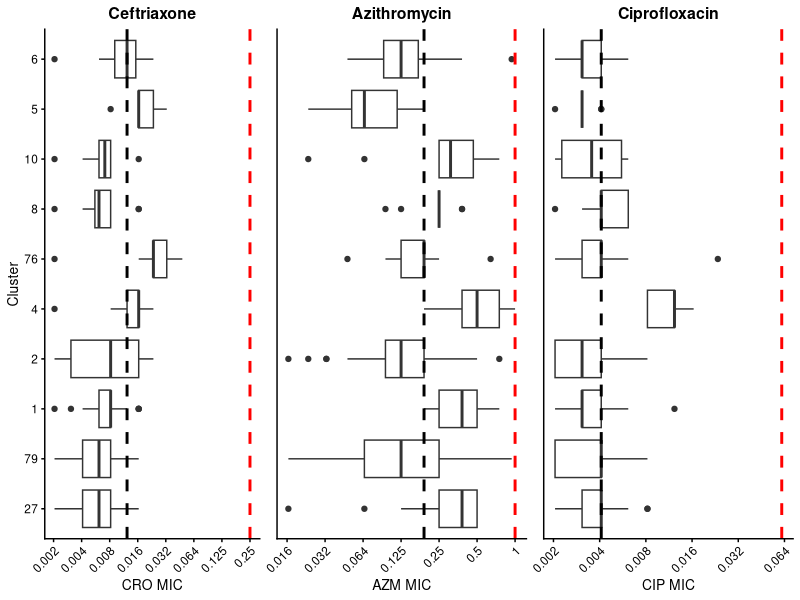

R code for this plot:
library(tidyverse)
library(cowplot)
theme_set(theme_cowplot(font_size=10))

metadata <- read.table("data/Mortimer_NYC_SupplementaryTable1.tsv", 
                       sep = "\t",
                       header = T,
                       stringsAsFactors = F,
                       comment.char = "")

metadata <- metadata %>% mutate(cefixime = ifelse(cefixime == "<=0.016" | cefixime == "<= 0.016" | cefixime == "<0.016", "0.016", cefixime),
                              ceftriaxone = ifelse(ceftriaxone == "<0.002" | ceftriaxone == "<= 0.002"| ceftriaxone == "<=0.002" | ceftriaxone == "<0.002", "0.002",
                                                   ifelse(ceftriaxone == "<0.016" | ceftriaxone ==  "<=0.016" | ceftriaxone == "<= 0.016", "0.016", 
                                                          ifelse(ceftriaxone == "0.5 NS", "0.5", ceftriaxone))),
                              azithromycin = ifelse(azithromycin == "<=0.016", "0.016",
                                                    ifelse(azithromycin == "0 .047              ", "0.047", azithromycin)),
                              ciprofloxacin = ifelse(ciprofloxacin == "<0.002" | ciprofloxacin == "<=0.002" | ciprofloxacin == ">=0.002" | ciprofloxacin == "<= 0.002" | ciprofloxacin == "0.0002", "0.002",
                                                     ifelse(ciprofloxacin == ">=32" | ciprofloxacin == ">= 32" | ciprofloxacin == ">32", "32", ciprofloxacin)))
metadata <- metadata %>% mutate(cefixime = as.numeric(cefixime),
                              ceftriaxone = as.numeric(ceftriaxone),
                              azithromycin = as.numeric(azithromycin),
                              ciprofloxacin = as.numeric(ciprofloxacin))

metadata$final_cluster <- as.factor(as.character(metadata$final_cluster))
metadata <- metadata %>% 
  add_count(final_cluster) 

clusters.common <- metadata %>% filter(n >= 10)

uncommon <- metadata %>% filter(n < 10)

clusters.common.cro <- clusters.common %>% 
  ggplot(aes(x = fct_infreq(factor(final_cluster)), y = ceftriaxone)) + 
  geom_boxplot() + 
  scale_y_continuous(trans='log2',
                     breaks = c(2^(-9), 2^(-8), 2^(-7), 2^(-6), 2^(-5), 2^(-4), 2^(-3), 2^(-2)),
                     labels = c("0.002", "0.004", "0.008", "0.016", "0.032", "0.064", "0.125", "0.25")) +
  coord_flip() +
  labs(x = "Cluster", y = "CRO MIC", title = "Ceftriaxone") +
  theme(axis.text.x = element_text(angle = 45, hjust = 1),
        plot.title = element_text(hjust = 0.5)) +
  geom_hline(yintercept = 0.012, linetype= "dashed", color = "black", size = 1) + 
  geom_hline(yintercept = 0.25, linetype= "dashed", color = "red", size = 1)

clusters.common.azi <- clusters.common %>% 
  ggplot(aes(x = fct_infreq(factor(final_cluster)), y = azithromycin)) + 
  geom_boxplot() + 
  scale_y_continuous(trans='log2',
                     breaks = c(2^(-6), 2^(-5), 2^(-4), 2^(-3), 2^(-2), 2^(-1), 2^(0)),
                     labels = c("0.016", "0.032", "0.064", "0.125", "0.25", "0.5", "1")) +
  coord_flip() +
  labs(x = "Cluster", y = "AZM MIC", title = "Azithromycin") +
  theme(axis.title.y=element_blank(), 
        axis.text.y=element_blank(),
        axis.ticks.y=element_blank(),
        axis.text.x = element_text(angle = 45, hjust = 1),
        plot.title = element_text(hjust = 0.5)) +
  geom_hline(yintercept = 0.19, linetype= "dashed", color = "black", size = 1) +
  geom_hline(yintercept = 1, linetype= "dashed", color = "red", size = 1)

clusters.common.cip <- clusters.common %>% 
  ggplot(aes(x = fct_infreq(factor(final_cluster)), y = ciprofloxacin)) + 
  geom_boxplot() + 
  scale_y_continuous(trans='log2',
                     breaks = c(2^(-9), 2^(-8), 2^(-7), 2^(-6), 2^(-5), 2^(-4)),
                     labels = c("0.002", "0.004", "0.008", "0.016", "0.032", "0.064")) +
  coord_flip() +
  labs(x = "Cluster", y = "CIP MIC", title = "Ciprofloxacin") +
  theme(axis.title.y=element_blank(), 
        axis.text.y=element_blank(),
        axis.ticks.y=element_blank(),
        axis.text.x = element_text(angle = 45, hjust = 1),
        plot.title = element_text(hjust = 0.5)) +
  geom_hline(yintercept = 0.004, linetype= "dashed", color = "black", size = 1) +
  geom_hline(yintercept = 0.06, linetype= "dashed", color = "red", size = 1)

plot_grid(clusters.common.cro,
          clusters.common.azi, 
          clusters.common.cip, 
          nrow = 1, 
          align = "h",
          axis = "tb")


